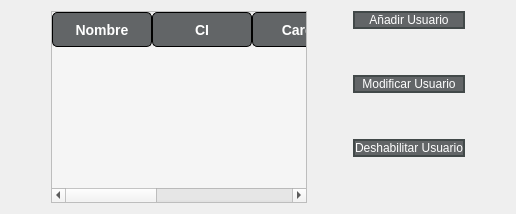
            <widget class="QWidget" name="Lista_Usuarios_2">
             <layout class="QGridLayout" name="gridLayout_8">
              <item row="0" column="0">
               <layout class="QHBoxLayout" name="horizontalLayout" stretch="0,1,0,0,0">
                <item>
                 <spacer name="horizontalSpacer_18">
                  <property name="orientation">
                   <enum>Qt::Horizontal</enum>
                  </property>
                  <property name="sizeHint" stdset="0">
                   <size>
                    <width>40</width>
                    <height>20</height>
                   </size>
                  </property>
                 </spacer>
                </item>
                <item>
                 <widget class="QTableWidget" name="Tabla_Usuarios">
                  <property name="styleSheet">
                   <string notr="true"> QTableWidget {
        background-color: #f5f5f5;  
        alternate-background-color: #e0f7fa;
        gridline-color: #3498db; 
    }
    
    QHeaderView::section {
        background-color: #626567;  
        color: white;
		font-size: 14px;
		height: 25px;
        font-weight: bold;
        padding: 4px;
		border-radius: 5px;
		border: 1px solid black 
    }
    
    QTableWidget::item {
        padding: 8px;
		min-width: 300px;
		height:40px;
    }
    
    QTableWidget::item:selected {
        background-color: #d5dbdb;  
        color: white; 
    }</string>
                  </property>
                  <column>
                   <property name="text">
                    <string>Nombre</string>
                   </property>
                  </column>
                  <column>
                   <property name="text">
                    <string>CI</string>
                   </property>
                  </column>
                  <column>
                   <property name="text">
                    <string>Cargo</string>
                   </property>
                  </column>
                  <column>
                   <property name="text">
                    <string>Usuario</string>
                   </property>
                  </column>
                  <column>
                   <property name="text">
                    <string>Estado</string>
                   </property>
                  </column>
                 </widget>
                </item>
                <item>
                 <spacer name="horizontalSpacer">
                  <property name="orientation">
                   <enum>Qt::Horizontal</enum>
                  </property>
                  <property name="sizeHint" stdset="0">
                   <size>
                    <width>40</width>
                    <height>20</height>
                   </size>
                  </property>
                 </spacer>
                </item>
                <item>
                 <layout class="QVBoxLayout" name="verticalLayout_26" stretch="0,1">
                  <item>
                   <layout class="QVBoxLayout" name="verticalLayout" stretch="1,0,0,0,0">
                    <item>
                     <widget class="QPushButton" name="Agregar_Usuario">
                      <property name="styleSheet">
                       <string notr="true">QPushButton{
	border-radius:10px;
	background-color: rgb(98, 101, 103); 
	font: 16pt &quot;Arial&quot;;
	color: rgb(255, 255, 255);
	border: 2px solid rgb(66, 73, 73);
}


QPushButton:hover{
	border-radius:10px; 
	font: 16pt &quot;Arial&quot;;
	color: rgb(255, 255, 255);
	border: 2px solid rgb(244, 69, 31);
	background-color: rgb(244, 69, 31);
}</string>
                      </property>
                      <property name="text">
                       <string>Añadir Usuario</string>
                      </property>
                     </widget>
                    </item>
                    <item>
                     <spacer name="verticalSpacer_21">
                      <property name="orientation">
                       <enum>Qt::Vertical</enum>
                      </property>
                      <property name="sizeHint" stdset="0">
                       <size>
                        <width>20</width>
                        <height>40</height>
                       </size>
                      </property>
                     </spacer>
                    </item>
                    <item>
                     <widget class="QPushButton" name="Modificar_Usuario">
                      <property name="styleSheet">
                       <string notr="true">QPushButton{
	border-radius:10px;
	background-color: rgb(98, 101, 103); 
	font: 16pt &quot;Arial&quot;;
	color: rgb(255, 255, 255);
	border: 2px solid rgb(66, 73, 73);

}


QPushButton:hover{
	border-radius:10px; 
	font: 16pt &quot;Arial&quot;;
	color: rgb(255, 255, 255);
	border: 2px solid rgb(244, 69, 31);
	background-color: rgb(244, 69, 31);
}</string>
                      </property>
                      <property name="text">
                       <string>Modificar Usuario</string>
                      </property>
                     </widget>
                    </item>
                    <item>
                     <spacer name="verticalSpacer_23">
                      <property name="orientation">
                       <enum>Qt::Vertical</enum>
                      </property>
                      <property name="sizeHint" stdset="0">
                       <size>
                        <width>20</width>
                        <height>40</height>
                       </size>
                      </property>
                     </spacer>
                    </item>
                    <item>
                     <widget class="QPushButton" name="Deshabilitar_Usuario">
                      <property name="styleSheet">
                       <string notr="true">QPushButton{
	border-radius:10px;
	background-color: rgb(98, 101, 103); 
	font: 16pt &quot;Arial&quot;;
	color: rgb(255, 255, 255);
	border: 2px solid rgb(66, 73, 73);
}


QPushButton:hover{
	border-radius:10px; 
	font: 16pt &quot;Arial&quot;;
	color: rgb(255, 255, 255);
	border: 2px solid rgb(244, 69, 31);
	background-color: rgb(244, 69, 31);
}</string>
                      </property>
                      <property name="text">
                       <string>Deshabilitar Usuario</string>
                      </property>
                     </widget>
                    </item>
                   </layout>
                  </item>
                  <item>
                   <spacer name="verticalSpacer_22">
                    <property name="orientation">
                     <enum>Qt::Vertical</enum>
                    </property>
                    <property name="sizeHint" stdset="0">
                     <size>
                      <width>20</width>
                      <height>40</height>
                     </size>
                    </property>
                   </spacer>
                  </item>
                 </layout>
                </item>
                <item>
                 <spacer name="horizontalSpacer_19">
                  <property name="orientation">
                   <enum>Qt::Horizontal</enum>
                  </property>
                  <property name="sizeHint" stdset="0">
                   <size>
                    <width>40</width>
                    <height>20</height>
                   </size>
                  </property>
                 </spacer>
                </item>
               </layout>
              </item>
             </layout>
            </widget>
